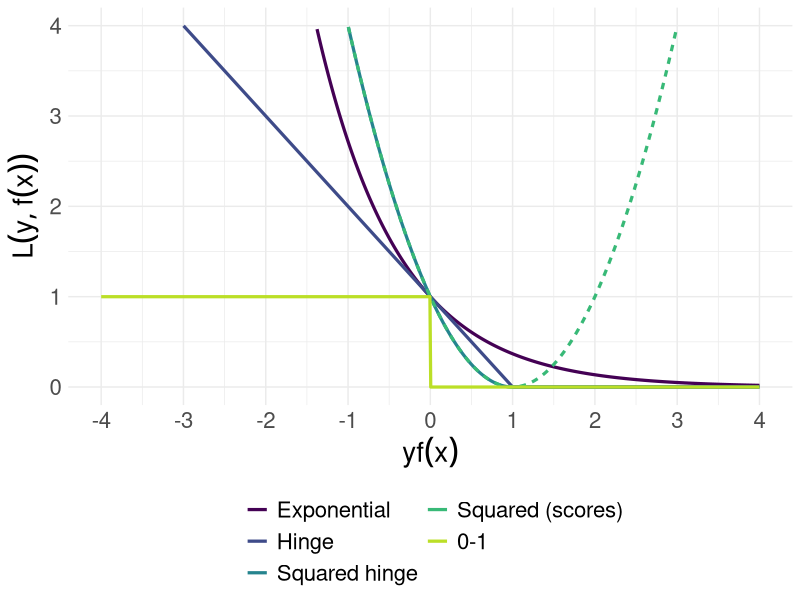
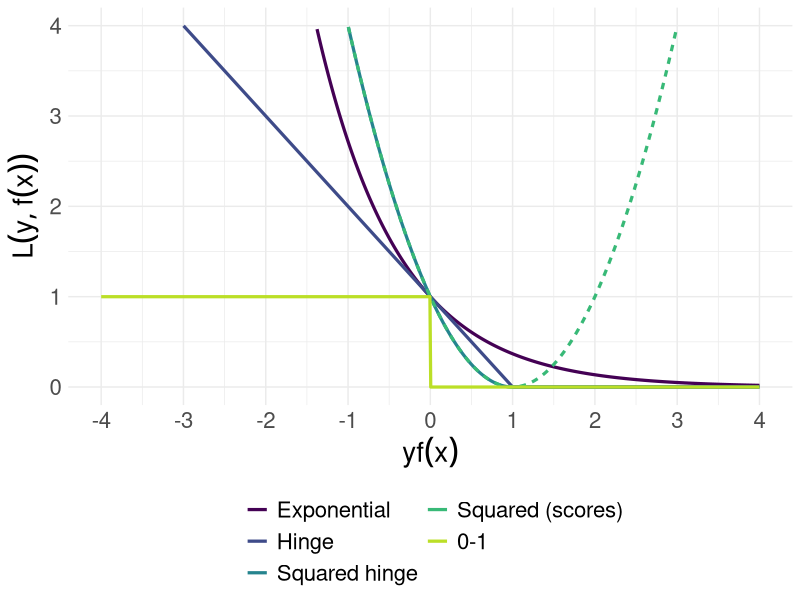

Here is the R script that generated these plots, in order:
# ------------------------------------------------------------------------------
# classification further losses

# FIG: overview losses (hinge, squared scores, 0-1, squared hinge, exponential)
# ------------------------------------------------------------------------------

library(ggplot2)
library(tidyr)

# DATA -------------------------------------------------------------------------

x <- seq(-4, 4, length.out = 800)

hinge <- ifelse(x < 1, 1 - x, 0)
hinge_sq <- ifelse(x < 1, (1 - x)^2, 0)
sq_scores <- (1 - x)^2
exp <- exp(-x)
zero_one <- as.numeric(x < 0)

df <- gather(
  data.frame(x, hinge, hinge_sq, sq_scores, exp, zero_one),
  "loss",
  "value",
  -x)

df$aux <- as.factor(ifelse(df$loss == "sq_scores", 1, 0))

# PLOTS ------------------------------------------------------------------------

p <- ggplot(df, aes(x = x, y = value, color = loss, linetype = aux)) + 
  geom_line(size = 1.1) +
  scale_color_viridis_d(
    end = 0.9,
    name = "",
    labels = c(
      "Exponential",
      "Hinge",
      "Squared hinge",
      "Squared (scores)",
      "0-1")) +
  guides(color = guide_legend(ncol = 2), linetype = FALSE) +
  ylim(c(0, 4)) +
  scale_x_continuous(breaks = seq(-4, 4)) +
  xlab(expression(yf(x))) +
  ylab(expression(L(y, f(x)))) +
  theme_minimal() +
  theme(
    text = element_text(size = 20),
    legend.position = "bottom")
p
ggsave("../figure/overview_classif.png", p, width = 6, height = 4)
